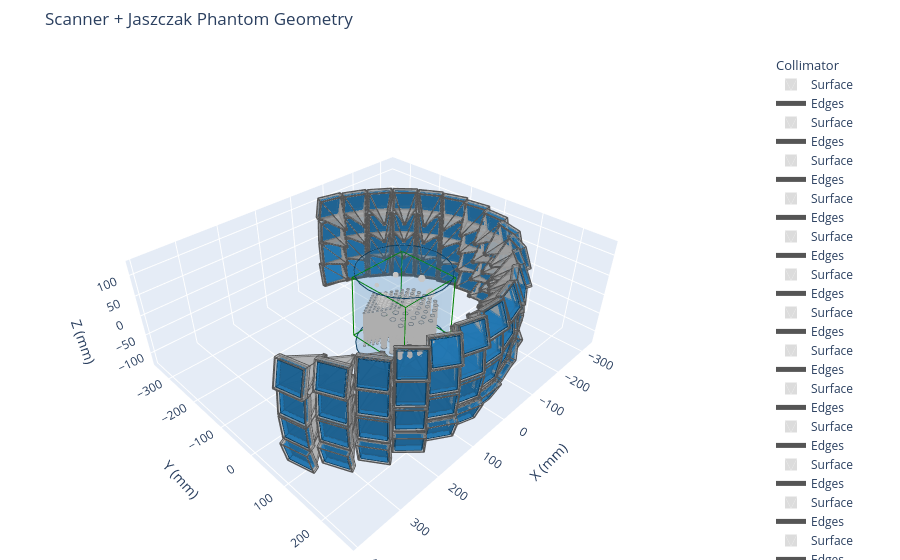

The cell this chart's notebook holds for it:
### Code cell
plot_dir = Path(".")
if not (plot_dir / "geometry_style.json").exists():
    plot_dir = Path("results/cardiac_spect")

combined_fig = qmirt.plot.wrl.plot_wrl_file(
    plot_dir / "scanner_and_phantom_geometry.wrl",
    style_sheet=plot_dir / "geometry_style.json",
    title="Scanner + Jaszczak Phantom Geometry",
)

cube_size = 150.0
half = cube_size / 2.0
cube_vertices = np.array([
    [-half, -half, -half],
    [half, -half, -half],
    [half, half, -half],
    [-half, half, -half],
    [-half, -half, half],
    [half, -half, half],
    [half, half, half],
    [-half, half, half],
])

cube_triangles = np.array([
    [0, 1, 2], [0, 2, 3],
    [4, 5, 6], [4, 6, 7],
    [0, 1, 5], [0, 5, 4],
    [1, 2, 6], [1, 6, 5],
    [2, 3, 7], [2, 7, 6],
    [3, 0, 4], [3, 4, 7],
])

# combined_fig.add_trace(
#     go.Mesh3d(
#         x=cube_vertices[:, 0],
#         y=cube_vertices[:, 1],
#         z=cube_vertices[:, 2],
#         i=cube_triangles[:, 0],
#         j=cube_triangles[:, 1],
#         k=cube_triangles[:, 2],
#         color="green",
#         opacity=0.05,
#         name="FOV fill",
#         legendgroup="FOV",
#         showlegend=True,
#         flatshading=True,
#         hoverinfo="skip",
#     )
# )

cube_edges = [
    (0, 1), (1, 2), (2, 3), (3, 0),
    (4, 5), (5, 6), (6, 7), (7, 4),
    (0, 4), (1, 5), (2, 6), (3, 7),
]

edge_x = []
edge_y = []
edge_z = []
for start, end in cube_edges:
    edge_x.extend([cube_vertices[start, 0], cube_vertices[end, 0], None])
    edge_y.extend([cube_vertices[start, 1], cube_vertices[end, 1], None])
    edge_z.extend([cube_vertices[start, 2], cube_vertices[end, 2], None])

combined_fig.add_trace(
    go.Scatter3d(
        x=edge_x,
        y=edge_y,
        z=edge_z,
        mode="lines",
        name="FOV wireframe",
        legendgroup="FOV",
        showlegend=True,
        line=dict(color="green", width=2),
        hoverinfo="skip",
    )
)

combined_fig.update_layout(scene=dict(aspectmode="data"))
combined_fig.show()
